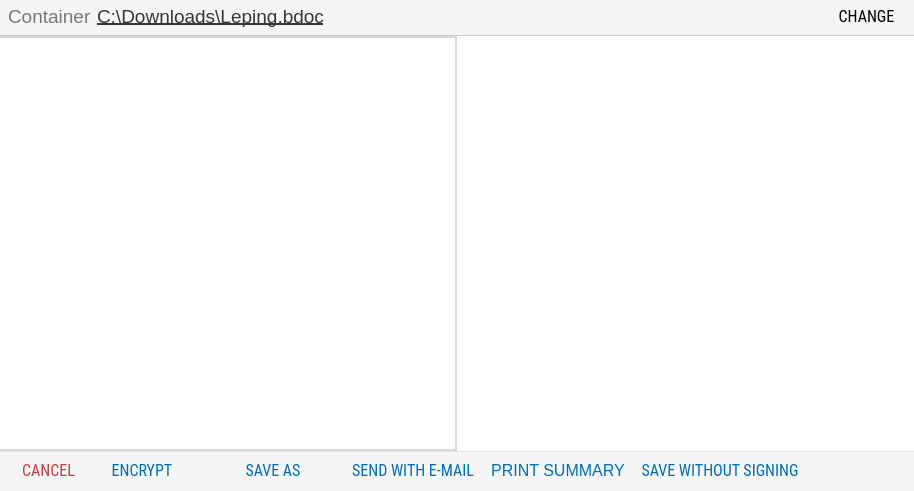
<?xml version="1.0" encoding="UTF-8"?>
<ui version="4.0">
 <class>ContainerPage</class>
 <widget class="QWidget" name="ContainerPage">
  <property name="geometry">
   <rect>
    <x>0</x>
    <y>0</y>
    <width>914</width>
    <height>491</height>
   </rect>
  </property>
  <property name="minimumSize">
   <size>
    <width>914</width>
    <height>334</height>
   </size>
  </property>
  <layout class="QVBoxLayout" name="ContainerPageLayout">
   <property name="spacing">
    <number>0</number>
   </property>
   <property name="leftMargin">
    <number>0</number>
   </property>
   <property name="topMargin">
    <number>0</number>
   </property>
   <property name="rightMargin">
    <number>0</number>
   </property>
   <property name="bottomMargin">
    <number>0</number>
   </property>
   <item>
    <widget class="QWidget" name="containerHeader" native="true">
     <property name="minimumSize">
      <size>
       <width>914</width>
       <height>36</height>
      </size>
     </property>
     <property name="maximumSize">
      <size>
       <width>16777215</width>
       <height>36</height>
      </size>
     </property>
     <property name="styleSheet">
      <string notr="true">border: solid #c8c8c8;
border-width: 0px 0px 1px 0px;
background-color: #F4F5F6;
</string>
     </property>
     <layout class="QHBoxLayout" name="containerHeaderLayout" stretch="0,1,0">
      <property name="spacing">
       <number>5</number>
      </property>
      <property name="leftMargin">
       <number>8</number>
      </property>
      <property name="topMargin">
       <number>3</number>
      </property>
      <property name="rightMargin">
       <number>14</number>
      </property>
      <property name="bottomMargin">
       <number>7</number>
      </property>
      <item>
       <widget class="QLabel" name="container">
        <property name="font">
         <font>
          <pointsize>14</pointsize>
         </font>
        </property>
        <property name="styleSheet">
         <string notr="true">color: #75787B;
border: none;</string>
        </property>
        <property name="lineWidth">
         <number>0</number>
        </property>
        <property name="text">
         <string>Container</string>
        </property>
       </widget>
      </item>
      <item>
       <widget class="QLabel" name="containerFile">
        <property name="font">
         <font>
          <pointsize>14</pointsize>
          <underline>true</underline>
         </font>
        </property>
        <property name="contextMenuPolicy">
         <enum>Qt::NoContextMenu</enum>
        </property>
        <property name="styleSheet">
         <string notr="true">color: #353739;
text-decoration: underline solid;
border: none;</string>
        </property>
        <property name="lineWidth">
         <number>0</number>
        </property>
        <property name="text">
         <string notr="true">C:\Downloads\Leping.bdoc</string>
        </property>
        <property name="textInteractionFlags">
         <set>Qt::LinksAccessibleByMouse</set>
        </property>
       </widget>
      </item>
      <item>
       <widget class="LabelButton" name="changeLocation">
        <property name="font">
         <font>
          <family>Roboto Condensed</family>
          <pointsize>12</pointsize>
          <kerning>true</kerning>
         </font>
        </property>
        <property name="cursor">
         <cursorShape>PointingHandCursor</cursorShape>
        </property>
        <property name="accessibleName">
         <string extracomment="accessible">Change</string>
        </property>
        <property name="styleSheet">
         <string notr="true">border: none;</string>
        </property>
        <property name="text">
         <string>CHANGE</string>
        </property>
        <property name="toolButtonStyle">
         <enum>Qt::ToolButtonTextBesideIcon</enum>
        </property>
       </widget>
      </item>
     </layout>
    </widget>
   </item>
   <item>
    <widget class="QWidget" name="containerLists" native="true">
     <property name="minimumSize">
      <size>
       <width>914</width>
       <height>258</height>
      </size>
     </property>
     <property name="styleSheet">
      <string notr="true">border: 1px solid #c8c8c8;
background-color: #ffffff;</string>
     </property>
     <layout class="QHBoxLayout" name="horizontalLayout_3">
      <property name="spacing">
       <number>0</number>
      </property>
      <property name="leftMargin">
       <number>0</number>
      </property>
      <property name="topMargin">
       <number>0</number>
      </property>
      <property name="rightMargin">
       <number>0</number>
      </property>
      <property name="bottomMargin">
       <number>0</number>
      </property>
      <item>
       <widget class="FileList" name="leftPane" native="true">
        <property name="styleSheet">
         <string notr="true">border: solid #D9D9D8;
border-width: 2px 2px 2px 0px; </string>
        </property>
       </widget>
      </item>
      <item>
       <widget class="ItemList" name="rightPane" native="true">
        <property name="styleSheet">
         <string notr="true">border: none;</string>
        </property>
       </widget>
      </item>
     </layout>
    </widget>
   </item>
   <item>
    <widget class="QWidget" name="navigationArea" native="true">
     <property name="minimumSize">
      <size>
       <width>914</width>
       <height>40</height>
      </size>
     </property>
     <property name="maximumSize">
      <size>
       <width>16777215</width>
       <height>40</height>
      </size>
     </property>
     <property name="styleSheet">
      <string notr="true">background-color: #F4F5F6;
border: solid #DEE4E9;
border-width: 1px 0px 0px 0px; </string>
     </property>
     <layout class="QHBoxLayout" name="navigationAreaLayout">
      <property name="leftMargin">
       <number>6</number>
      </property>
      <property name="topMargin">
       <number>0</number>
      </property>
      <property name="rightMargin">
       <number>7</number>
      </property>
      <property name="bottomMargin">
       <number>0</number>
      </property>
      <item>
       <widget class="LabelButton" name="cancel">
        <property name="minimumSize">
         <size>
          <width>85</width>
          <height>25</height>
         </size>
        </property>
        <property name="maximumSize">
         <size>
          <width>85</width>
          <height>25</height>
         </size>
        </property>
        <property name="font">
         <font>
          <family>Roboto Condensed</family>
          <pointsize>12</pointsize>
         </font>
        </property>
        <property name="cursor">
         <cursorShape>PointingHandCursor</cursorShape>
        </property>
        <property name="accessibleName">
         <string extracomment="accessible">Cancel</string>
        </property>
        <property name="styleSheet">
         <string notr="true">border: none;
border-radius: 3px;
color: #c53e3e;
text-decoration: none solid rgb(197, 62, 62);</string>
        </property>
        <property name="text">
         <string>CANCEL</string>
        </property>
       </widget>
      </item>
      <item>
       <spacer name="actionHiddenSpacer">
        <property name="orientation">
         <enum>Qt::Horizontal</enum>
        </property>
        <property name="sizeHint" stdset="0">
         <size>
          <width>0</width>
          <height>0</height>
         </size>
        </property>
       </spacer>
      </item>
      <item>
       <widget class="LabelButton" name="convert">
        <property name="minimumSize">
         <size>
          <width>90</width>
          <height>25</height>
         </size>
        </property>
        <property name="maximumSize">
         <size>
          <width>90</width>
          <height>25</height>
         </size>
        </property>
        <property name="font">
         <font>
          <family>Roboto Condensed</family>
          <pointsize>12</pointsize>
          <underline>false</underline>
          <strikeout>false</strikeout>
         </font>
        </property>
        <property name="cursor">
         <cursorShape>PointingHandCursor</cursorShape>
        </property>
        <property name="accessibleName">
         <string extracomment="accessible">Encrypt</string>
        </property>
        <property name="styleSheet">
         <string notr="true">border-radius: 3px;
color: #006eb5;
text-decoration: none solid rgb(0, 110, 181);
border: none;</string>
        </property>
        <property name="text">
         <string>ENCRYPT</string>
        </property>
       </widget>
      </item>
      <item>
       <widget class="LabelButton" name="saveAs">
        <property name="minimumSize">
         <size>
          <width>160</width>
          <height>25</height>
         </size>
        </property>
        <property name="maximumSize">
         <size>
          <width>160</width>
          <height>25</height>
         </size>
        </property>
        <property name="font">
         <font>
          <family>Roboto Condensed</family>
          <pointsize>12</pointsize>
         </font>
        </property>
        <property name="cursor">
         <cursorShape>PointingHandCursor</cursorShape>
        </property>
        <property name="accessibleName">
         <string extracomment="accessible">Save as</string>
        </property>
        <property name="styleSheet">
         <string notr="true">border-radius: 3px;
color: #006eb5;
text-decoration: none solid rgb(0, 110, 181);
border: none;</string>
        </property>
        <property name="text">
         <string>SAVE AS</string>
        </property>
       </widget>
      </item>
      <item>
       <widget class="LabelButton" name="email">
        <property name="minimumSize">
         <size>
          <width>150</width>
          <height>25</height>
         </size>
        </property>
        <property name="maximumSize">
         <size>
          <width>150</width>
          <height>25</height>
         </size>
        </property>
        <property name="font">
         <font>
          <family>Roboto Condensed</family>
          <pointsize>12</pointsize>
         </font>
        </property>
        <property name="cursor">
         <cursorShape>PointingHandCursor</cursorShape>
        </property>
        <property name="accessibleName">
         <string extracomment="accessible">Send with e-mail</string>
        </property>
        <property name="styleSheet">
         <string notr="true">border-radius: 3px;
color: #006eb5;
text-decoration: none solid rgb(0, 110, 181);
border: none;</string>
        </property>
        <property name="text">
         <string>SEND WITH E-MAIL</string>
        </property>
       </widget>
      </item>
      <item>
       <widget class="LabelButton" name="summary">
        <property name="minimumSize">
         <size>
          <width>150</width>
          <height>25</height>
         </size>
        </property>
        <property name="maximumSize">
         <size>
          <width>150</width>
          <height>25</height>
         </size>
        </property>
        <property name="font">
         <font>
          <pointsize>12</pointsize>
         </font>
        </property>
        <property name="cursor">
         <cursorShape>PointingHandCursor</cursorShape>
        </property>
        <property name="accessibleName">
         <string extracomment="accessible">Print summary</string>
        </property>
        <property name="styleSheet">
         <string notr="true">border-radius: 3px;
color: #006eb5;
text-decoration: none solid rgb(0, 110, 181);
text-align: center;
border: none;</string>
        </property>
        <property name="text">
         <string>PRINT SUMMARY</string>
        </property>
       </widget>
      </item>
      <item>
       <widget class="LabelButton" name="save">
        <property name="minimumSize">
         <size>
          <width>182</width>
          <height>25</height>
         </size>
        </property>
        <property name="maximumSize">
         <size>
          <width>182</width>
          <height>25</height>
         </size>
        </property>
        <property name="font">
         <font>
          <family>Roboto Condensed</family>
          <pointsize>12</pointsize>
         </font>
        </property>
        <property name="cursor">
         <cursorShape>PointingHandCursor</cursorShape>
        </property>
        <property name="accessibleName">
         <string extracomment="accessible">Save without signing</string>
        </property>
        <property name="styleSheet">
         <string notr="true">border-radius: 3px;
color: #006eb5;
text-decoration: none solid rgb(0, 110, 181);
text-align: center;
border: none;</string>
        </property>
        <property name="text">
         <string>SAVE WITHOUT SIGNING</string>
        </property>
       </widget>
      </item>
      <item>
       <spacer name="mainActionSpacer">
        <property name="orientation">
         <enum>Qt::Horizontal</enum>
        </property>
        <property name="sizeType">
         <enum>QSizePolicy::Fixed</enum>
        </property>
        <property name="sizeHint" stdset="0">
         <size>
          <width>198</width>
          <height>20</height>
         </size>
        </property>
       </spacer>
      </item>
     </layout>
    </widget>
   </item>
  </layout>
 </widget>
 <customwidgets>
  <customwidget>
   <class>ItemList</class>
   <extends>QWidget</extends>
   <header>widgets/ItemList.h</header>
   <container>1</container>
  </customwidget>
  <customwidget>
   <class>LabelButton</class>
   <extends>QToolButton</extends>
   <header>widgets/LabelButton.h</header>
  </customwidget>
  <customwidget>
   <class>FileList</class>
   <extends>ItemList</extends>
   <header>widgets/FileList.h</header>
   <container>1</container>
  </customwidget>
 </customwidgets>
 <resources/>
 <connections/>
</ui>
